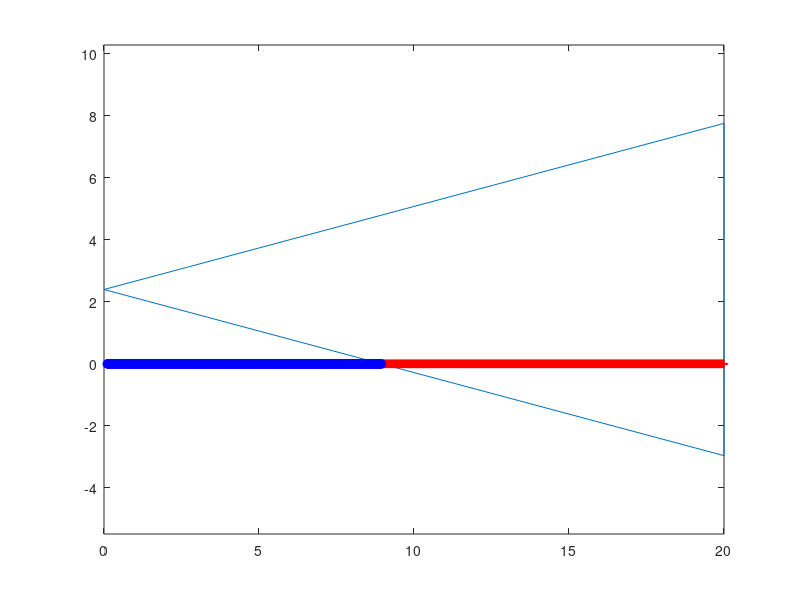

The MATLAB script that drew this image:
clear

SenVert = 30;
MountAngle = 0; %+ve clockwise
Gamma = 0.1;

Alpha = ((SenVert/2) + MountAngle)*(pi/180);
Beta = ((SenVert/2) - MountAngle)*(pi/180);

% DistanceHi = linspace(0.1,200,3999); %increment 50mm
% DistanceHi = linspace(0.1,20,399); %increment 50mm
DistanceHi = linspace(0.1,20,1911); %increment 10mm
DistanceHiT = transpose(DistanceHi);

% ZPos = linspace(0.1,2.4,461); %increment 5mm
% % ZPos = linspace(0.1,2.4,231); %increment 10mm
% ZPosT = transpose(ZPos);
ZPos = 2.4;


y1 = -tan(Beta)*DistanceHiT + ZPos;
y2 = tan(Alpha)*DistanceHiT + ZPos;
g = 0*DistanceHiT ;

xv = [0 max(DistanceHiT) max(DistanceHiT) 0]';
yv = [ZPos min(y1) max(y2) ZPos]';

xq = DistanceHiT;
yq = g;

[in,on] = inpolygon(xq,yq,xv,yv);

inGnd = xq(in);
Gnd = inGnd(1);

figure

plot(xv,yv) % polygon
axis equal

hold on
plot(xq(in),yq(in),'r+') % points inside
plot(xq(~in),yq(~in),'bo') % points outside
hold off